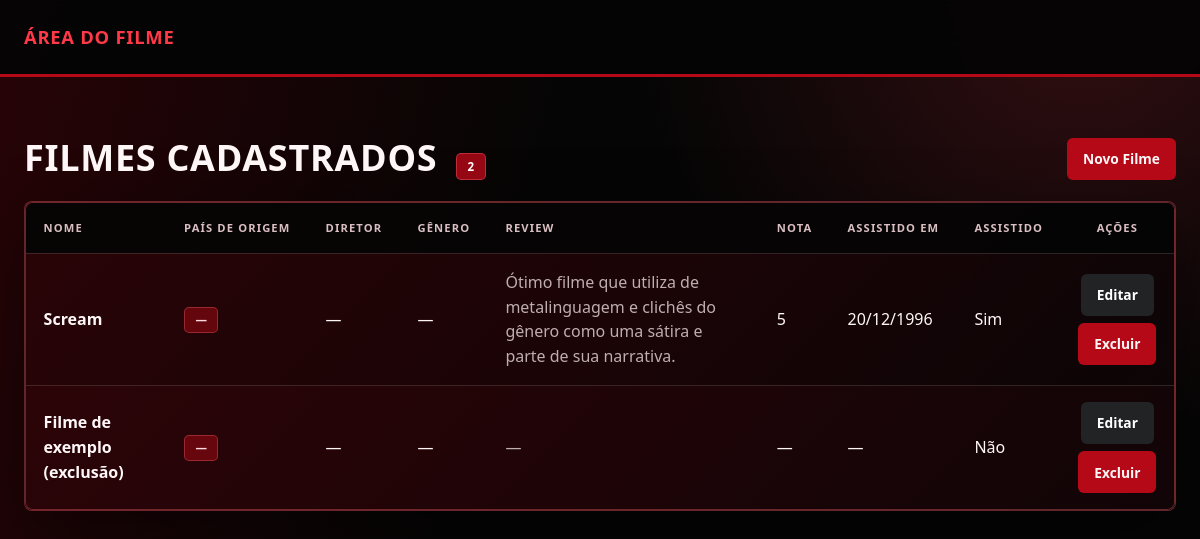
/filme/, run on an earlier commit of the app's database.
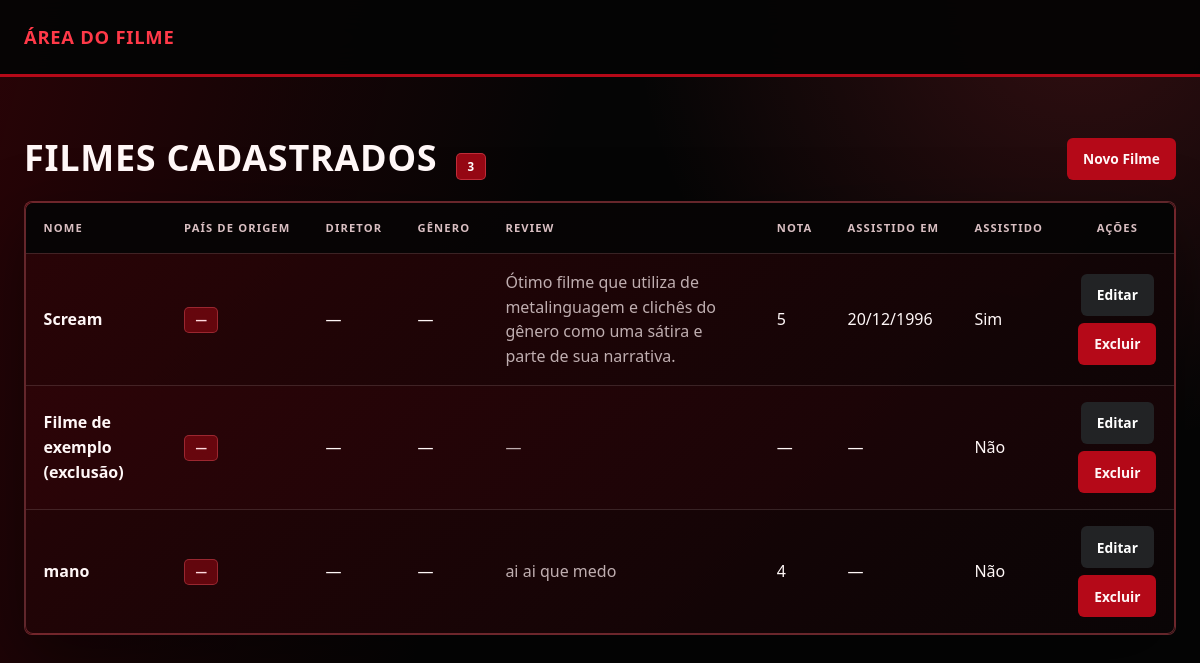
And on a later commit of the database.
### filme/models.py (models this page shows, shortened)
class Filme(models.Model):
    nome = models.CharField(max_length=100)
    review = models.TextField(blank=True)
    nota = models.PositiveSmallIntegerField(
        null=True,
        blank=True,
        validators=[MinValueValidator(1), MaxValueValidator(5)],
    )
    data_assistido = models.DateField(null=True, blank=True)
    assistido = models.BooleanField(default=False)

### filme/views.py (the view)
# urls.py: path('filme/', include("filme.urls")),
def filme(request):
    filmes = Filme.objects.all()
    return render(request, 'filme.html', {'filmes': filmes})

### filme/templates/filme.html (shortened to what this page needs)
{% load static %}
<!DOCTYPE html>
<html lang="pt-br">
<head>
    <link rel="stylesheet" href="{% static 'filme/css/style.css' %}">
</head>
<body class="bg-light">
    <nav class="navbar navbar-dark bg-dark mb-4">
        <div class="container">
            <span class="navbar-brand mb-0 h1">Área do Filme</span>
        </div>
    </nav>
    <main class="container pb-5">
        <div class="d-flex justify-content-between align-items-center mb-3">
            <h1 class="h3 mb-0">Filmes cadastrados
                <span class="badge bg-primary rounded-pill fs-6 ms-2">{{ filmes|length }}</span>
            </h1>
            <a href="{% url 'criar_filme' %}" class="btn btn-primary">Novo Filme</a>
        </div>
        {% if filmes %}
        <div class="card shadow-sm">
            <div class="table-responsive">
                <table class="table table-striped table-hover align-middle mb-0">
                    <thead class="table-dark">
                        <tr>
                            <th>Nome</th>
                            <th>País de Origem</th>
                            <th>Diretor</th>
                            <th>Gênero</th>
                            <th>Review</th>
                            <th>Nota</th>
                            <th>Assistido em</th>
                            <th>Assistido</th>
                            <th class="text-center">Ações</th>
                        </tr>
                    </thead>
                    <tbody>
                        {% for filme in filmes %}
                        <tr>
                            <td class="fw-semibold">{{ filme.nome }}</td>
                            <td><span class="badge bg-secondary">{{ filme.dados_pais.pais_origem.name|default:"—" }}</span></td>
                            <td>{{ filme.dados_diretor.diretor|default:"—" }}</td>
                            <td>{{ filme.dados_genero.genero|default:"—" }}</td>
                            <td class="text-muted">{{ filme.review|default:"—" }}</td>
                            <td>{{ filme.nota|default:"—" }}</td>
                            <td>{{ filme.data_assistido|date:"d/m/Y"|default:"—" }}</td>
                            <td>{% if filme.assistido %}Sim{% else %}Não{% endif %}</td>
                            <td class="text-center">
                                <a href="{% url 'editar_filme' filme.pk %}" class="btn btn-sm btn-warning me-1">Editar</a>
                                <a href="{% url 'excluir_filme' filme.pk %}" class="btn btn-sm btn-danger">Excluir</a>
                            </td>
                        </tr>
                        {% endfor %}
                    </tbody>
                </table>
            </div>
        </div>
        {% else %}
        <div class="alert alert-warning" role="alert">
            Nenhum filme cadastrado ainda.
            <a href="{% url 'criar_filme' %}" class="alert-link">Cadastre o primeiro!</a>
        </div>
        {% endif %}
    </main>
</body>
</html>

What changed in the data, as far as the page shows it:
added Filme: nome "mano", dados_pais.pais_origem.name "—", dados_diretor.diretor "—", dados_genero.genero "—", review "ai ai que medo", nota "4", data_assistido "—", assistido "Não"
Also different on the page:
{{ filmes|length }}: "2" → "3"
